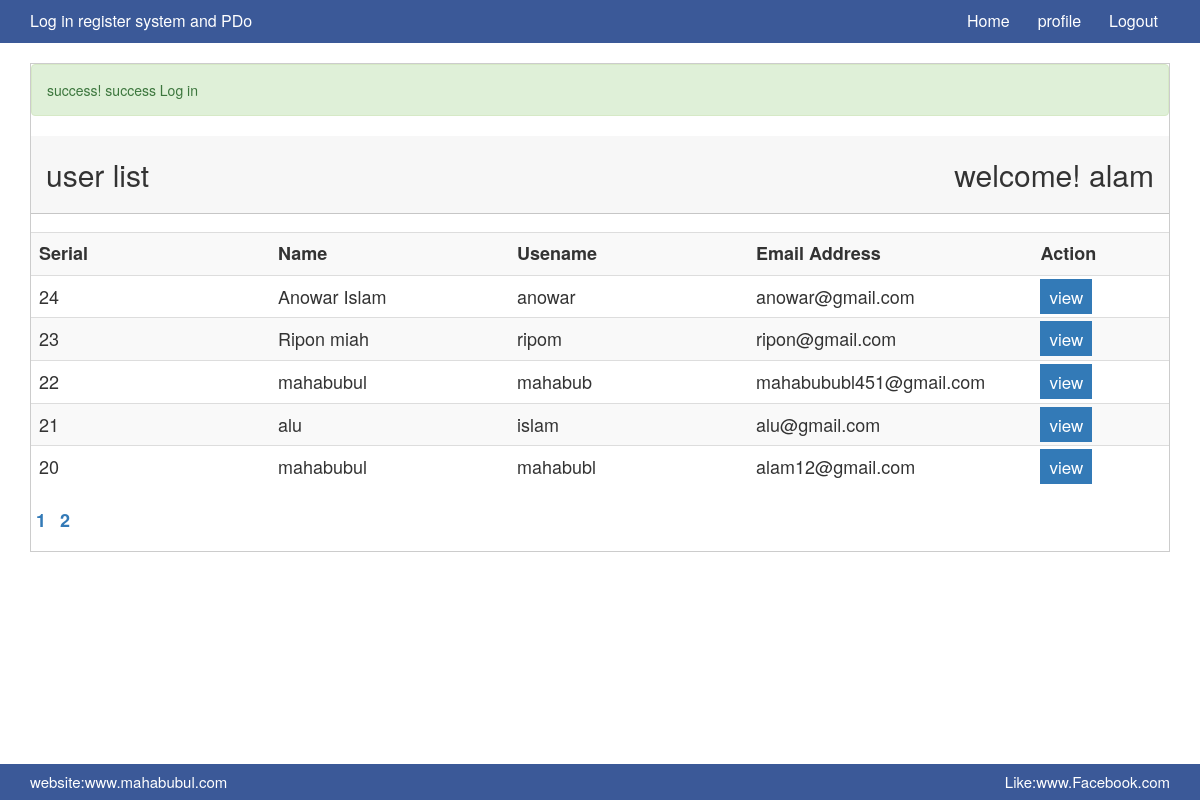
Page /master_inner.php (signed in) on the committed database.
### tables this page shows
CREATE TABLE `log_tbl` (
  `id` int(1) NOT NULL,
  `name` varchar(200) NOT NULL,
  `user_name` varchar(100) NOT NULL,
  `gmail_address` varchar(200) NOT NULL,
  `password` varchar(100) NOT NULL
);

### classes/session.php (called while the page is built, shortened)
<?php
  class session{
      public static function get($key){
          if(isset($_SESSION[$key])){
              return $_SESSION[$key];
          }else{
              return false;
          }
      }
  }

### classes/Database.php (called while the page is built, shortened)
<?php
    abstract class dBase{
        public function __construct() {
                    $host_name="localhost";
                    $user_name="root";
                    $password="";
                    $db_name="facebook_log_system";
                    try {
                            $this->pdo = new PDO("mysql:host=$host_name;dbname=$db_name",$user_name, $password);
                    } catch (PDOException$exc) {
                        echo $exc->getMessage();
                    }
        }
    }
  ?>

### classes/login_data.php (called while the page is built, shortened)
<?php
     class log_user extends dBase{
            private  $table="log_tbl ";
          public function select_data_pagination_user($user_list,$per_user){
                try {
                     $sl_info= $this->pdo->prepare(" select * from $this->table order by id DESC limit $user_list,$per_user ");
                     $sl_info->execute();
                     return $sl_info;
                } catch (PDOException  $exc) {
                    echo $exc->getMessage();
                }
          }
          public function select_data(){
                try {
                     $sl_info= $this->pdo->prepare(" select * from $this->table order by id DESC");
                     $sl_info->execute();
                     return $sl_info;
                } catch (PDOException  $exc) {
                    echo $exc->getMessage();
                }
          }
     }
?>

### pages/home_content.php (the view, shortened to what this page needs)
<?php
      $obj_user = new log_user();
        $per_user=5;
        $user_list=0;
          $sl_info=$obj_user->select_data_pagination_user($user_list,$per_user);
?>
<div class="container">
    <div class="design-area">
        <div class="row">
            <div class="col-md-12">
                <?php $loginmes = session::get('loginmes');
                        if(isset($loginmes)){
                            echo $loginmes;
                        }
                   ?>
                <div class="row up-area">
                    <div class="col-md-6">
                        <h3>user list</h3>
                    </div>
                    <div class="col-md-6">
                        <div class="right">
                            <h3>welcome!
                                    <?php   $name = session::get('user_name');
                                        if(isset($name)){
                                            echo $name;
                                        }
                                    ?>
                            </h3>
                        </div>
                    </div>
                </div>
                <div class="row">
                    <div class="col-md-12">
                        <table class="table table-striped">
                            <tr>
                                <th width="21%">Serial</th>
                                <th width="21%">Name</th>
                                <th width="21%">Usename</th>
                                <th width="25%">Email Address</th>
                                <th width="22%">Action</th>
                               </tr>
                            <?php foreach ($sl_info as  $value) {?>
                                <tr>
                                    <td><?php echo  $value['id'] ;?></td>
                                    <td><?php echo  $value['name'] ;?></td>
                                    <td><?php echo  $value['user_name'] ;?></td>
                                    <td> <?php echo  $value['gmail_address'] ;?></td>
                                    <td><a  class="btm btn-primary" href="profile.php?id=<?php echo  $value['id'] ;?>">view</a></td>
                                </tr>
                             <?php }?>
                        </table>
                        <?php
                            $sl_info = $obj_user->select_data();
                            $total_row =  $sl_info->rowCount($sl_info);
                            $total_user = ceil($total_row/$per_user);
                           for ($i=1; $i <= $total_user; $i++){ ?>
                                     <a   style=" font-size:18px;font-weight:600;text-align:center;padding: 2px 5px; "  href="master_inner.php?user_list=<?php echo $i ?>  "><?php echo $i ;?></a>
                        <?php   }  ?>
                    </div>
                </div>
            </div>
        </div>
    </div>
</div>

### master_inner.php (shortened to what this page needs)
<?php
     include 'classes/login_data.php';
?>
<!DOCTYPE HTML>
<html lang="en-US">
    <head>
        <link rel="stylesheet" type="text/css" href="assets/css/bootstrap.min.css" media="all" />
        <link rel="stylesheet" type="text/css" href="assets/css/style.css" media="all" />
    </head>
    <body>
        <?php include 'include/header.php';?>
        <section class="mainArea">
                 <?php
                    if(isset($pages)){
                        if($pages=='profile'){
                            include './pages/profile_content.php';
                        }elseif($pages=="change_pass"){
                             include './pages/change_pass_content.php';
                        }
                       }else{
                           include './pages/home_content.php';
                       }
                ?>
        </section>
        <?php include 'include/footer.php';?>
    </body>
</html>

### include/header.php (shortened to what this page needs)
<header>
    <div class="container">
        <div class="row">
            <div class="col-md-3">
                <div class="logo">
                    <a href="">Log in register system and PDo</a>
                </div>
            </div>
            <div class="col-md-9">
                <div class="menu-area">
                    <nav>
                        <ul>
                            <?php
                                   $id=session::get('id');
                                   $userLogin = session::get('longin');
                                  if( $userLogin =='TRUE'){
                            ?>
                                    <li><a href="master_inner.php">Home</a></li>
                                   <li><a href="profile.php?id=<?php echo $id ; ?>">profile</a></li>
                                   <li><a href="?status=login">Logout</a></li>
                              <?php }else{?>
                                <li><a href="index.php">Log in</a></li>
                                 <li><a href="register.php">register</a></li>
                             <?php }?>
                        </ul>
                    </nav>
                </div>
            </div>
        </div>
    </div>
 </header>

### include/footer.php
<section class="footer">
     <div class="container">
       <div class="row">
           <div class="col-md-6">
               <h3>website:www.mahabubul.com</h3>
           </div>
           <div class="col-md-6 ">
              <div class="right pull-right">
                  <h3>Like:www.Facebook.com</h3>
              </div>
           </div>
       </div>
     </div>
  </section>

### assets/css/style.css (style rules this page uses)
body { margin: 0; padding: 0; }
h1,h2,h3,h4 { margin: 0; }
header { background:#3B5998; padding: 10px; }
header .logo a { font-size: 16px; color:#fff; text-decoration: none; }
header .menu-area nav ul { margin: 0; list-style:none; float: right; }
header .menu-area nav ul li { display: inline-block; }
header .menu-area nav ul li a { text-decoration: none; font-size: 16px; color:#fff; padding: 12px; outline: none; }
.mainArea { margin-top: 20px }
.mainArea .up-area { background: #f7f7f7 none repeat scroll 0 0; border-bottom: 1px solid rgba(0, 0, 0, 0.2); margin: auto; padding: 22px 0; width: 1138px; }
.design-area { border: 1px solid rgba(0, 0, 0, 0.2); padding-bottom: 17px; }
.mainArea .up-area h3 { font-size: 30px; }
.mainArea .up-area .right { float: right }
.mainArea table.table { margin-top: 18px; }
.mainArea table.table tr th { font-size: 18px }
.mainArea table.table tr td { font-size: 18px }
.btm.btn-primary { font-size: 17px; padding: 5px 9px; }
.footer { background: #3B5998; padding:10px; position: absolute; left:0; right: 0; width: 100%; bottom: 0; }
.footer h3 { font-size: 15px; color:#fff; }

### rows in the picture
log_tbl: id "24", name "Anowar Islam", user_name "anowar", gmail_address "anowar@gmail.com"
log_tbl: id "23", name "Ripon miah", user_name "ripom", gmail_address "ripon@gmail.com"
log_tbl: id "22", name "mahabubul", user_name "mahabub", gmail_address "mahabububl451@gmail.com"
log_tbl: id "21", name "alu", user_name "islam", gmail_address "alu@gmail.com"
log_tbl: id "20", name "mahabubul", user_name "mahabubl", gmail_address "alam12@gmail.com"

### other values in the picture
$loginmes "success! success Log in"
$name "alam"
